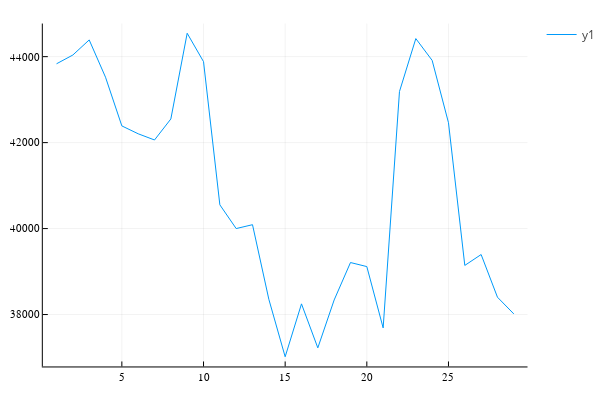

Notebook cell for this chart:
### Markdown cell above
## <span style="color:red">2.</span> Use a least squares for non-linear models adjust the bitcoin price and perform a prediction using the model to determine the future daily price a week ahead, compare with the actual values.

### Code cell
using CSV, Dates
using DataFrames
function addColumnFloatEnglish(data,field,newColumn)
    data[!,field] .= replace.(data[!,field], "," => "");
    data[!,newColumn] = parse.(Float64, data[!,field]);
    #data[!,"Date"] = replace.(data[!,"Date"], "." => "-");
    data[!,"Date"]=Date.(data[!,"Date"],Dates.DateFormat("u d, y"))
    data=select(data, Not([:Price,:Open,:High,:Low,:Vol,:Change]))
    return data
end
#using DataFramesMeta
#@chain dataBitcoin begin
#    @rsubset :Date > Date(2022,3,1)
#    @select(:Open ,:Low)
#end

dataBitcoin = CSV.read("Bitcoin.csv",DataFrame);
addColumnFloatEnglish(dataBitcoin,"Price","PriceFloat");
sort!(dataBitcoin, (:Date),rev = false)
plot(dataBitcoin.PriceFloat)

### Figure 1 — Plotly figure (JSON) as saved in the notebook; plotly's stock layout.template omitted (floating-point values rounded to 4 significant figures)
{"data": [{"colorbar": {"title": ""}, "legendgroup": "y1", "line": {"color": "rgba(0, 154, 250, 1.000)", "dash": "solid", "shape": "linear", "width": 1}, "mode": "lines", "name": "y1", "showlegend": true, "type": "scatter", "x": [1, 2, 3, 4, 5, 6, 7, 8, 9, 10, 11, 12, 13, 14, 15, 16, 17, 18, 19, 20, 21, 22, 23, 24, 25, 26, 27, 28, 29], "xaxis": "x", "y": [43830.0, 44040.0, 44390.0, 43521, 42390.0, 42210.0, 42060.0, 42550.0, 44540.0, 43880.0, 40550.0, 40000.0, 40090.0, 38355, 37020.0, 38250.0, 37220.0, 38340.0, 39210.0, 39120.0, 37690.0, 43190.0, 44420.0, 43910.0, 42463, 39140.0, 39400.0, 38400.0, 38010.0], "yaxis": "y", "zmax": null, "zmin": null}], "layout": {"annotations": [], "height": 400, "legend_position": {"bgcolor": "rgba(255, 255, 255, 1.000)", "bordercolor": "rgba(0, 0, 0, 1.000)", "borderwidth": 1, "font": {"color": "rgba(0, 0, 0, 1.000)", "family": "sans-serif", "size": 11}, "title": {"font": {"color": "rgba(0, 0, 0, 1.000)", "family": "sans-serif", "size": 15}, "text": ""}, "tracegroupgap": 0, "traceorder": "normal", "x": 1, "xanchor": "auto", "y": 1, "yanchor": "auto"}, "margin": {"b": 20, "l": 0, "r": 0, "t": 20}, "paper_bgcolor": "rgba(255, 255, 255, 1.000)", "plot_bgcolor": "rgba(255, 255, 255, 1.000)", "showlegend": true, "width": 600, "xaxis": {"anchor": "y", "domain": [0.08064, 0.9934], "gridcolor": "rgba(0, 0, 0, 0.100)", "gridwidth": 0.5, "linecolor": "rgba(0, 0, 0, 1.000)", "mirror": false, "range": [0.16, 29.84], "showgrid": true, "showline": true, "showticklabels": true, "tickangle": 0, "tickcolor": "rgb(0, 0, 0)", "tickfont": {"color": "rgba(0, 0, 0, 1.000)", "family": "sans-serif", "size": 11}, "tickmode": "array", "ticks": "inside", "ticktext": ["5", "10", "15", "20", "25"], "tickvals": [5, 10, 15, 20, 25], "title": "", "titlefont": {"color": "rgba(0, 0, 0, 1.000)", "family": "sans-serif", "size": 15}, "type": "-", "visible": true, "zeroline": false, "zerolinecolor": "rgba(0, 0, 0, 1.000)"}, "yaxis": {"anchor": "x", "domain": [0.03762, 0.9902], "gridcolor": "rgba(0, 0, 0, 0.100)", "gridwidth": 0.5, "linecolor": "rgba(0, 0, 0, 1.000)", "mirror": false, "range": [36790.0, 44770.0], "showgrid": true, "showline": true, "showticklabels": true, "tickangle": 0, "tickcolor": "rgb(0, 0, 0)", "tickfont": {"color": "rgba(0, 0, 0, 1.000)", "family": "sans-serif", "size": 11}, "tickmode": "array", "ticks": "inside", "ticktext": ["38000", "40000", "42000", "44000"], "tickvals": [38000, 40000, 42000, 44000], "title": "", "titlefont": {"color": "rgba(0, 0, 0, 1.000)", "family": "sans-serif", "size": 15}, "type": "-", "visible": true, "zeroline": false, "zerolinecolor": "rgba(0, 0, 0, 1.000)"}}}
